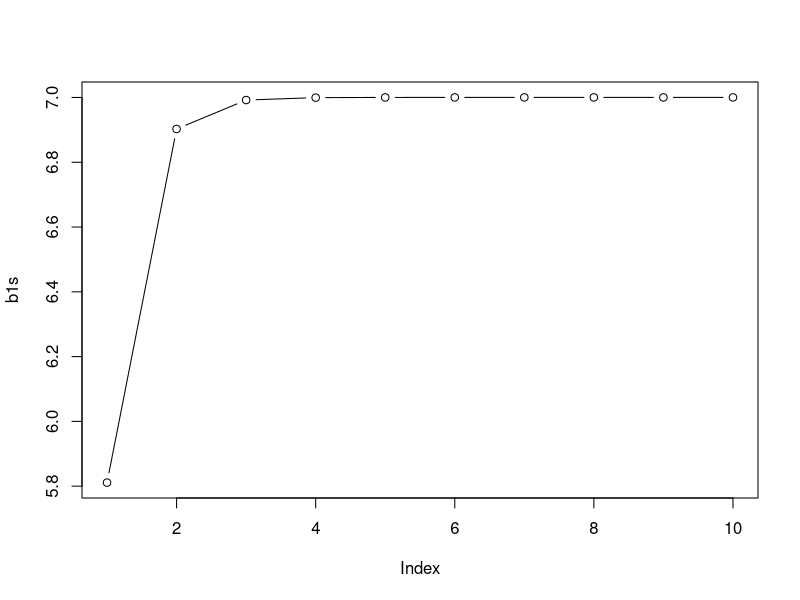
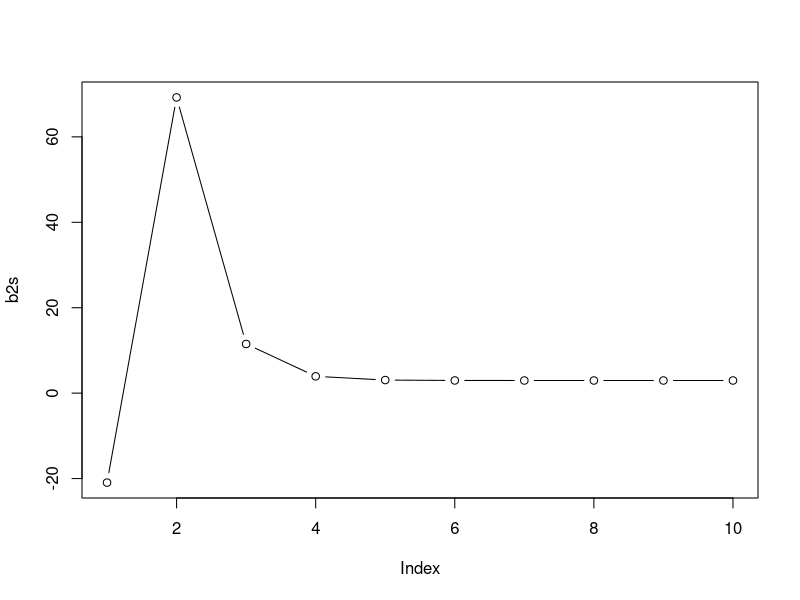
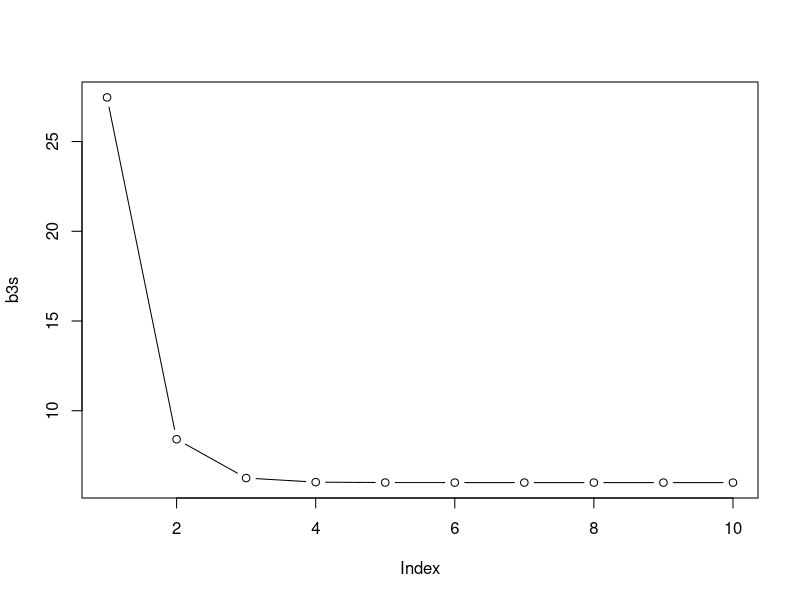
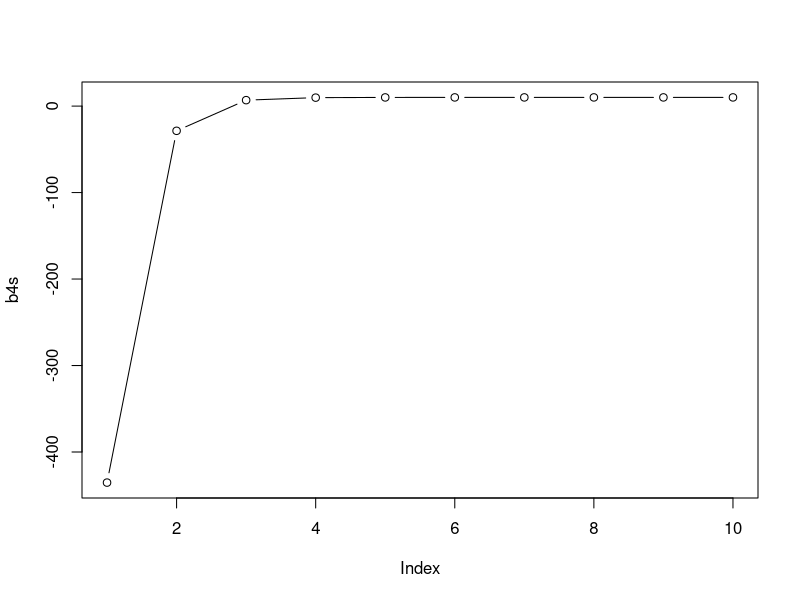
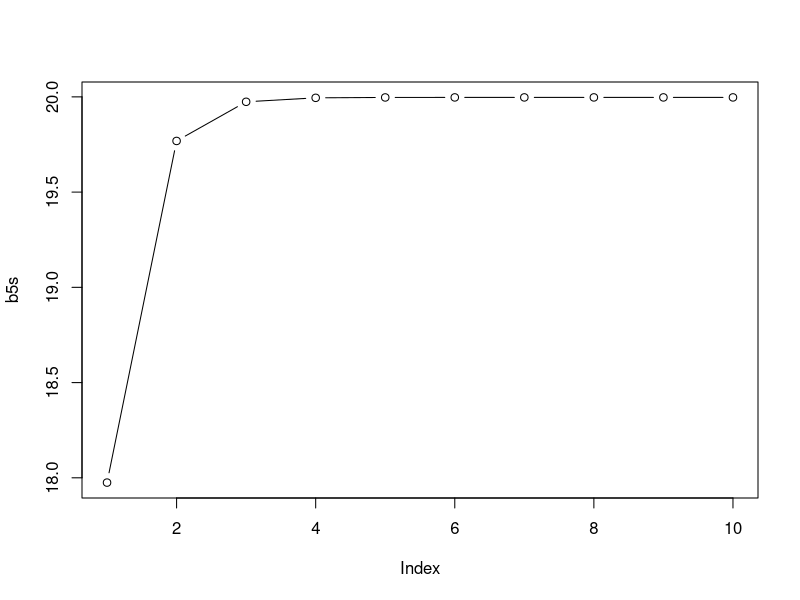

These charts were generated, in order, by the following R code:

setwd(dirname(rstudioapi::getActiveDocumentContext()$path))
set.seed(1)

x1 <- runif(100, 3, 500)
x2 <- rexp(100)
x3 <- runif(100, 5, 100)
x4 <- rexp(100)
x5 <- runif(100, 7, 300)
e <- rnorm(10)

b0 <- 5
b1 <- 7
b2 <- 3
b3 <- 6
b4 <- 10
b5 <- 20

y <- b0 + b1*x1 + b2*x2 + b3*x3 + b4*x4 + b5*x5 + e

b1 <- -5
b2 <- 100
b3 <- 4
b4 <- 0
b5 <- -10

b1s = b2s = b3s = b4s = b5s = c()

for (i in 1:10) {
  a <- y - b1 * x1 - b3 * x3 - b4 * x4 - b5 * x5
  b2 <- lm(a ~ x2)$coef[2]
  b2s[i] <- b2
  
  a <- y - b1 * x1 - b2 * x2 - b4 * x4 - b5 * x5
  b3 <- lm(a ~ x3)$coef[2]
  b3s[i] <- b3
  
  a <- y - b1 * x1 - b2 * x2 - b3 * x3 - b5 * x5
  b4 <- lm(a ~ x4)$coef[2]
  b4s[i] <- b4
  
  a <- y - b1 * x1 - b2 * x2 - b3 * x3 - b4 * x4
  b5 <- lm(a ~ x5)$coef[2]
  b5s[i] <- b5
  
  a <- y - b2 * x2 - b3 * x3 - b4 * x4 - b5 * x5
  b1 <- lm(a ~ x1)$coef[2]
  b1s[i] <- b1
  
}

plot(b1s, type='b')
plot(b2s, type='b')
plot(b3s, type='b')
plot(b4s, type='b')
plot(b5s, type='b')
